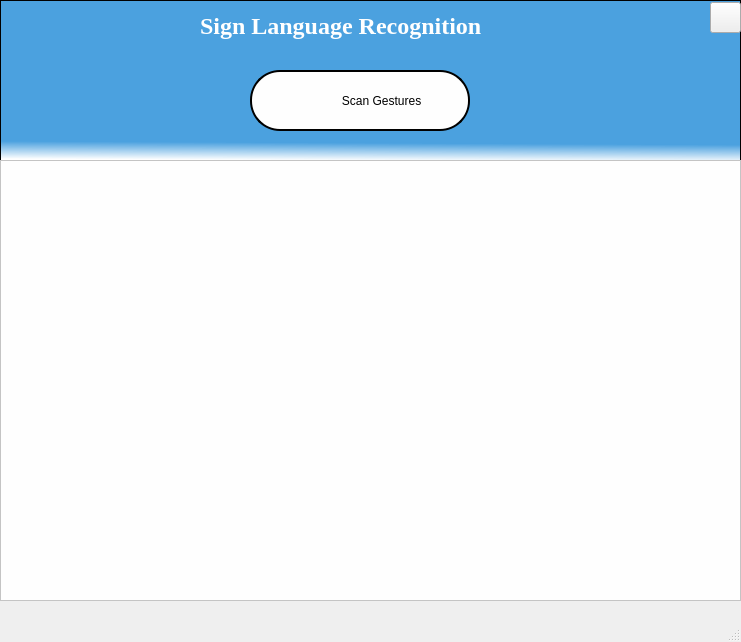
<?xml version="1.0" encoding="UTF-8"?>
<ui version="4.0">
 <class>MainWindow</class>
 <widget class="QMainWindow" name="MainWindow">
  <property name="geometry">
   <rect>
    <x>0</x>
    <y>0</y>
    <width>741</width>
    <height>642</height>
   </rect>
  </property>
  <property name="windowTitle">
   <string>MainWindow</string>
  </property>
  <widget class="QWidget" name="centralwidget">
   <widget class="QGraphicsView" name="graphicsView_2">
    <property name="geometry">
     <rect>
      <x>0</x>
      <y>0</y>
      <width>741</width>
      <height>161</height>
     </rect>
    </property>
    <property name="toolTip">
     <string>&lt;html&gt;&lt;head/&gt;&lt;body&gt;&lt;p&gt;&lt;br/&gt;&lt;/p&gt;&lt;/body&gt;&lt;/html&gt;</string>
    </property>
    <property name="styleSheet">
     <string notr="true">background-color: qlineargradient(spread:pad, x1:0.543136, y1:0.074, x2:0.52, y2:1, stop:0.880682 rgba(75, 161, 223, 255), stop:1 rgba(255, 255, 255, 255));
</string>
    </property>
   </widget>
   <widget class="QLabel" name="label">
    <property name="geometry">
     <rect>
      <x>200</x>
      <y>10</y>
      <width>531</width>
      <height>31</height>
     </rect>
    </property>
    <property name="font">
     <font>
      <family>Times New Roman</family>
      <pointsize>18</pointsize>
      <weight>75</weight>
      <bold>true</bold>
     </font>
    </property>
    <property name="styleSheet">
     <string notr="true">color:white;</string>
    </property>
    <property name="text">
     <string>Sign Language Recognition</string>
    </property>
   </widget>
   <widget class="QLabel" name="label_3">
    <property name="geometry">
     <rect>
      <x>0</x>
      <y>160</y>
      <width>741</width>
      <height>431</height>
     </rect>
    </property>
    <property name="styleSheet">
     <string notr="true">
font-size: 40px;
color:white;
</string>
    </property>
    <property name="text">
     <string/>
    </property>
   </widget>
   <widget class="QGraphicsView" name="graphicsView">
    <property name="geometry">
     <rect>
      <x>0</x>
      <y>160</y>
      <width>741</width>
      <height>441</height>
     </rect>
    </property>
    <property name="styleSheet">
     <string notr="true">background-color:#fefefe;
</string>
    </property>
   </widget>
   <widget class="QPushButton" name="scan_sinlge">
    <property name="geometry">
     <rect>
      <x>250</x>
      <y>70</y>
      <width>220</width>
      <height>61</height>
     </rect>
    </property>
    <property name="styleSheet">
     <string notr="true">QPushButton#scan_sinlge{
padding-left:-40px;
color:black;
background-color:#fefefe;
border: 2px solid; border-radius:30px;
font: 12pt &quot;TImes New Roman&quot;;
background-image:url(&quot;icons/scan.png&quot;);
background-repeat:none;
}
QPushButton#scan_sinlge:hover
{
   background-color:lightgreen;
	color:white;
}</string>
    </property>
    <property name="text">
     <string>                         Scan Gestures</string>
    </property>
   </widget>
   <widget class="QPushButton" name="exit_button">
    <property name="geometry">
     <rect>
      <x>710</x>
      <y>2</y>
      <width>31</width>
      <height>31</height>
     </rect>
    </property>
    <property name="styleSheet">
     <string notr="true">QPushButton#exit_button{
background-image:url(&quot;icons/quit.png&quot;);
background-repeat:none;
}</string>
    </property>
    <property name="text">
     <string/>
    </property>
   </widget>
  </widget>
  <widget class="QMenuBar" name="menubar">
   <property name="geometry">
    <rect>
     <x>0</x>
     <y>0</y>
     <width>741</width>
     <height>21</height>
    </rect>
   </property>
  </widget>
  <widget class="QStatusBar" name="statusbar"/>
 </widget>
 <resources/>
 <connections/>
</ui>
